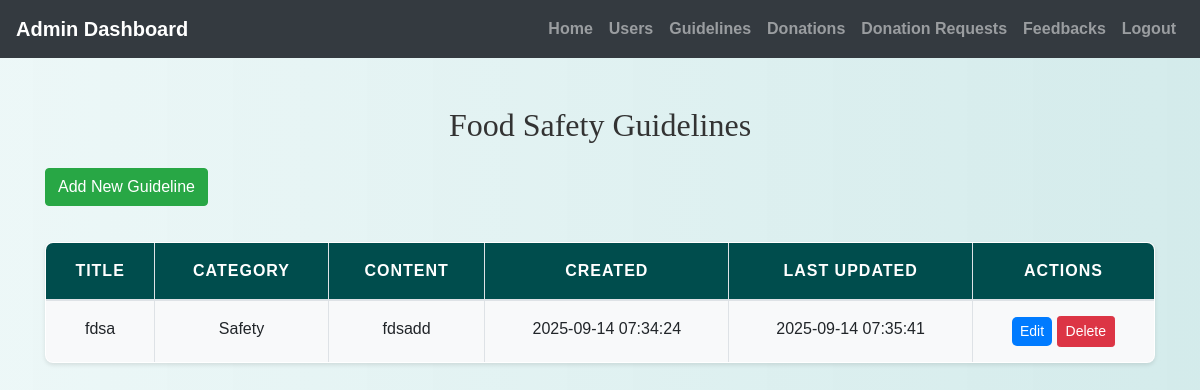
The app's page /admin/view_guidelines.php (signed in) with its own data.
### tables this page shows
CREATE TABLE `food_safety_guidelines` (
  `guideline_id` int(11) NOT NULL,
  `title` varchar(255) NOT NULL,
  `content` text NOT NULL,
  `category` enum('storage','handling','donation','safety') NOT NULL,
  `created_date` timestamp NOT NULL DEFAULT current_timestamp(),
  `last_updated` timestamp NOT NULL DEFAULT current_timestamp() ON UPDATE current_timestamp()
);

### admin/view_guidelines.php (the view, shortened to what this page needs)
<?php
include('config.php');
$result = $conn->query("SELECT * FROM Food_Safety_Guidelines ORDER BY created_date DESC");
?>
<!DOCTYPE html>
<html>
<head>
    <link rel="stylesheet" href="https://maxcdn.bootstrapcdn.com/bootstrap/4.5.2/css/bootstrap.min.css">
    <link rel="stylesheet" href="../css/style.css">
</head>
<body>
<?php include('admin_navbar.php'); ?>
<div class="container mt-5">
    <h2 class="mb-4">Food Safety Guidelines</h2>
    <a href="admin_add_guideline.php" class="btn btn-success mb-3">Add New Guideline</a>
    <table class="table table-bordered table-striped">
        <thead>
            <tr>
                <th>Title</th>
                <th>Category</th>
                <th>Content</th>
                <th>Created</th>
                <th>Last Updated</th>
                <th>Actions</th>
            </tr>
        </thead>
        <tbody>
        <?php while ($row = $result->fetch_assoc()): ?>
            <tr>
                <td><?= htmlspecialchars($row['title']); ?></td>
                <td><?= ucfirst($row['category']); ?></td>
                <td style="max-width:300px; white-space:pre-wrap;"><?= nl2br(htmlspecialchars($row['content'])); ?></td>
                <td><?= $row['created_date']; ?></td>
                <td><?= $row['last_updated']; ?></td>
                <td>
                    <a href="edit_guideline.php?id=<?= $row['guideline_id']; ?>" class="btn btn-sm btn-primary">Edit</a>
                    <a href="view_guidelines.php?delete=<?= $row['guideline_id']; ?>"
                       class="btn btn-sm btn-danger"
                       onclick="return confirm('Are you sure you want to delete this guideline?');">
                       Delete
                    </a>
                </td>
            </tr>
        <?php endwhile; ?>
        </tbody>
    </table>
</div>
</body>
</html>

### css/style.css (style rules this page uses)
body { background: linear-gradient(90deg, rgba(233, 246, 246, 0.831), rgba(207, 233, 233, 0.9)); font-family: 'Arial', sans-serif; color: #333; line-height: 1.6; }
h1, h2, h3, h4 { text-align: center; margin-top: 30px; margin-bottom: 30px; font-family: 'Georgia', serif; }
.container { margin-bottom: 40px; }
.table { width: 100%; border-collapse: collapse; margin-top: 20px; font-size: 16px; background-color: #ffffff; border-radius: 8px; overflow: hidden; box-shadow: 0 2px 4px rgba(0, 0, 0, 0.1); }
.table th, .table td { padding: 15px; border: 1px solid #dee2e6; text-align: center; }
.table thead th { background-color: #004d4d; color: white; font-weight: bold; text-transform: uppercase; letter-spacing: 1px; }
.table tbody tr:nth-child(odd) { background-color: #f8f9fa; }
.btn-primary { color: #fff; border: none; border-radius: 5px; cursor: pointer; transition: background-color 0.3s ease; }
a { color: #006666; text-decoration: none; font-weight: bold; }

### records on screen
food_safety_guidelines: title "fdsa", category "Safety", content "fdsadd", created_date "2025-09-14 07:34:24", last_updated "2025-09-14 07:35:41"
